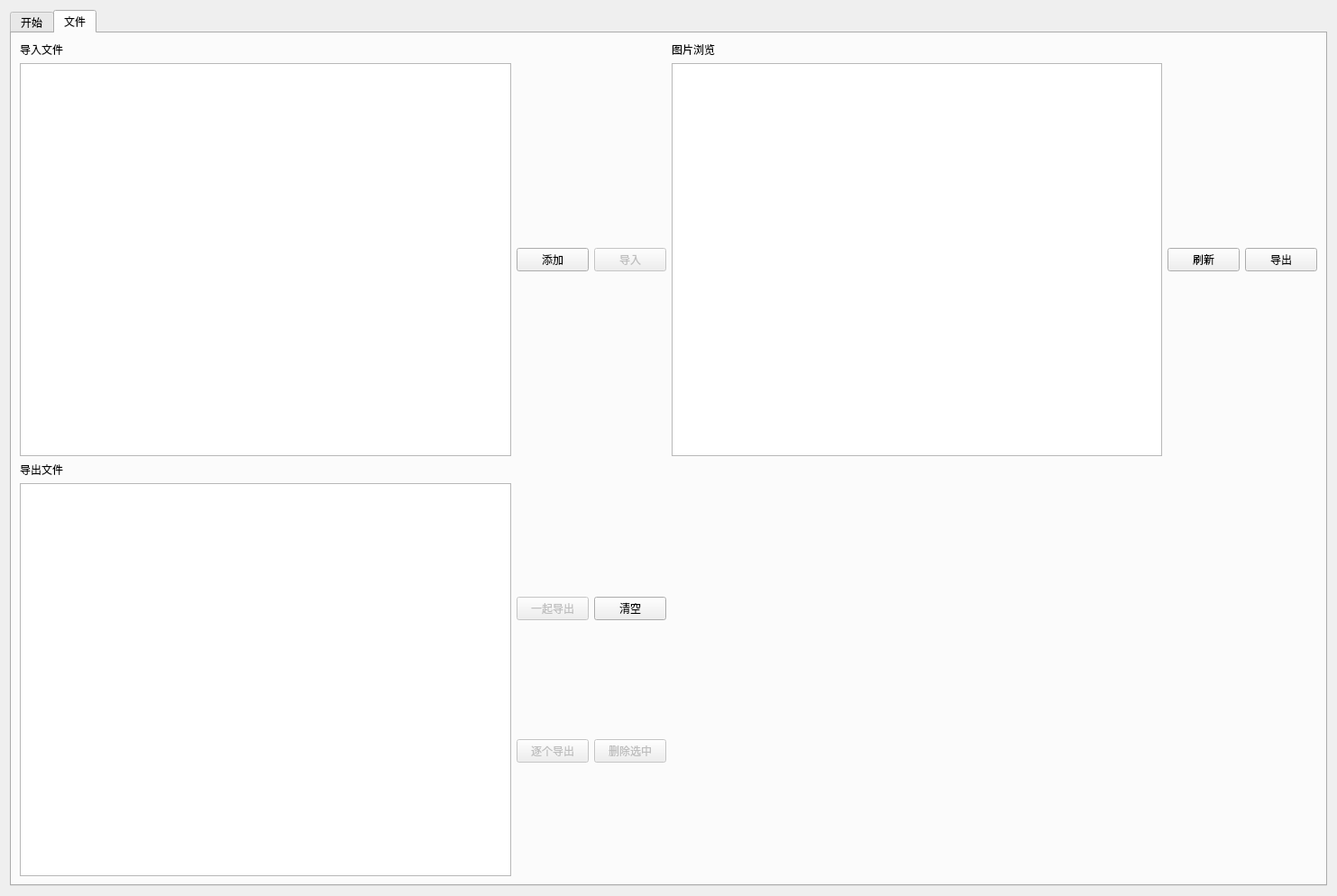
<?xml version="1.0" encoding="UTF-8"?>
<ui version="4.0">
 <class>payWidget</class>
 <widget class="QWidget" name="payWidget">
  <property name="geometry">
   <rect>
    <x>0</x>
    <y>0</y>
    <width>1483</width>
    <height>985</height>
   </rect>
  </property>
  <property name="windowTitle">
   <string>Form</string>
  </property>
  <layout class="QVBoxLayout" name="verticalLayout_2">
   <item>
    <widget class="QTabWidget" name="tabWidget">
     <property name="currentIndex">
      <number>1</number>
     </property>
     <property name="movable">
      <bool>true</bool>
     </property>
     <widget class="QWidget" name="tab">
      <attribute name="title">
       <string>开始</string>
      </attribute>
      <layout class="QHBoxLayout" name="horizontalLayout" stretch="3,7,1">
       <item>
        <layout class="QGridLayout" name="gridLayout" rowstretch="2,0,0,0,0,0,0,0,0,0,0,0,0,0,0">
         <item row="12" column="3">
          <widget class="QCheckBox" name="onlyColored">
           <property name="enabled">
            <bool>false</bool>
           </property>
           <property name="text">
            <string>仅展示上色</string>
           </property>
           <property name="icon">
            <iconset resource="icon.qrc">
             <normaloff>:/icons/8666698_star.png</normaloff>:/icons/8666698_star.png</iconset>
           </property>
           <property name="iconSize">
            <size>
             <width>20</width>
             <height>20</height>
            </size>
           </property>
          </widget>
         </item>
         <item row="10" column="3">
          <widget class="QRadioButton" name="enableMoneySort">
           <property name="text">
            <string>金额降序</string>
           </property>
          </widget>
         </item>
         <item row="4" column="0">
          <widget class="QLabel" name="save">
           <property name="text">
            <string>保存与刷新</string>
           </property>
          </widget>
         </item>
         <item row="6" column="0" colspan="3">
          <widget class="QPushButton" name="grab">
           <property name="text">
            <string>抓取</string>
           </property>
           <property name="icon">
            <iconset resource="icon.qrc">
             <normaloff>:/icons/8666672_camera.png</normaloff>:/icons/8666672_camera.png</iconset>
           </property>
           <property name="iconSize">
            <size>
             <width>20</width>
             <height>20</height>
            </size>
           </property>
          </widget>
         </item>
         <item row="8" column="0">
          <widget class="QLabel" name="dateFilter">
           <property name="text">
            <string>日期筛选:</string>
           </property>
          </widget>
         </item>
         <item row="9" column="3">
          <widget class="QPushButton" name="money">
           <property name="enabled">
            <bool>false</bool>
           </property>
           <property name="text">
            <string>金额</string>
           </property>
           <property name="icon">
            <iconset resource="icon.qrc">
             <normaloff>:/icons/8666589_dollar_sign.png</normaloff>:/icons/8666589_dollar_sign.png</iconset>
           </property>
           <property name="iconSize">
            <size>
             <width>20</width>
             <height>20</height>
            </size>
           </property>
          </widget>
         </item>
         <item row="5" column="3">
          <widget class="QCheckBox" name="showChart">
           <property name="enabled">
            <bool>false</bool>
           </property>
           <property name="text">
            <string>展示统计图</string>
           </property>
           <property name="icon">
            <iconset resource="icon.qrc">
             <normaloff>:/icons/8666539_chart_pie.png</normaloff>:/icons/8666539_chart_pie.png</iconset>
           </property>
           <property name="iconSize">
            <size>
             <width>20</width>
             <height>20</height>
            </size>
           </property>
          </widget>
         </item>
         <item row="13" column="1" colspan="3">
          <widget class="Line" name="line_4">
           <property name="orientation">
            <enum>Qt::Horizontal</enum>
           </property>
          </widget>
         </item>
         <item row="0" column="2" colspan="2">
          <widget class="Line" name="line_8">
           <property name="orientation">
            <enum>Qt::Horizontal</enum>
           </property>
          </widget>
         </item>
         <item row="9" column="1" colspan="2">
          <widget class="QCheckBox" name="enableMoneyFilter">
           <property name="enabled">
            <bool>false</bool>
           </property>
           <property name="text">
            <string>金融</string>
           </property>
          </widget>
         </item>
         <item row="3" column="0" colspan="4">
          <widget class="QTextBrowser" name="analyseResult">
           <property name="minimumSize">
            <size>
             <width>100</width>
             <height>100</height>
            </size>
           </property>
          </widget>
         </item>
         <item row="4" column="1" colspan="3">
          <widget class="Line" name="line_6">
           <property name="orientation">
            <enum>Qt::Horizontal</enum>
           </property>
          </widget>
         </item>
         <item row="6" column="3">
          <widget class="QPushButton" name="tempSave">
           <property name="enabled">
            <bool>false</bool>
           </property>
           <property name="text">
            <string>预存</string>
           </property>
           <property name="icon">
            <iconset resource="icon.qrc">
             <normaloff>:/icons/8666542_save.png</normaloff>:/icons/8666542_save.png</iconset>
           </property>
           <property name="iconSize">
            <size>
             <width>20</width>
             <height>20</height>
            </size>
           </property>
          </widget>
         </item>
         <item row="2" column="2" colspan="2">
          <widget class="Line" name="line_7">
           <property name="orientation">
            <enum>Qt::Horizontal</enum>
           </property>
          </widget>
         </item>
         <item row="14" column="0" colspan="3">
          <widget class="QComboBox" name="historyDataList">
           <item>
            <property name="text">
             <string>1.原始表格</string>
            </property>
           </item>
          </widget>
         </item>
         <item row="11" column="0" colspan="3">
          <widget class="QRadioButton" name="enableDateSort_down">
           <property name="text">
            <string>时间升序</string>
           </property>
          </widget>
         </item>
         <item row="11" column="3">
          <widget class="QRadioButton" name="enableMoneySort_down">
           <property name="text">
            <string>金额升序</string>
           </property>
          </widget>
         </item>
         <item row="0" column="0">
          <widget class="QLabel" name="label_2">
           <property name="text">
            <string>数据表格</string>
           </property>
          </widget>
         </item>
         <item row="7" column="0">
          <widget class="QLabel" name="filter">
           <property name="text">
            <string>过滤器</string>
           </property>
          </widget>
         </item>
         <item row="8" column="1" colspan="2">
          <widget class="QCheckBox" name="enableDateFilter">
           <property name="enabled">
            <bool>false</bool>
           </property>
           <property name="text">
            <string>日期</string>
           </property>
          </widget>
         </item>
         <item row="9" column="0">
          <widget class="QLabel" name="moneyFilter">
           <property name="text">
            <string>金额筛选:</string>
           </property>
          </widget>
         </item>
         <item row="5" column="0" colspan="3">
          <widget class="QPushButton" name="analyse">
           <property name="enabled">
            <bool>false</bool>
           </property>
           <property name="text">
            <string>分析</string>
           </property>
           <property name="icon">
            <iconset resource="icon.qrc">
             <normaloff>:/icons/8666712_align_left.png</normaloff>:/icons/8666712_align_left.png</iconset>
           </property>
           <property name="iconSize">
            <size>
             <width>20</width>
             <height>20</height>
            </size>
           </property>
          </widget>
         </item>
         <item row="2" column="0" colspan="2">
          <widget class="QLabel" name="label_3">
           <property name="text">
            <string>统计分析结果</string>
           </property>
          </widget>
         </item>
         <item row="12" column="0" colspan="3">
          <widget class="QPushButton" name="apply">
           <property name="enabled">
            <bool>false</bool>
           </property>
           <property name="text">
            <string>应用</string>
           </property>
           <property name="icon">
            <iconset resource="icon.qrc">
             <normaloff>:/icons/8666771_filter_funnel.png</normaloff>:/icons/8666771_filter_funnel.png</iconset>
           </property>
           <property name="iconSize">
            <size>
             <width>20</width>
             <height>20</height>
            </size>
           </property>
          </widget>
         </item>
         <item row="7" column="1" colspan="3">
          <widget class="Line" name="line_5">
           <property name="orientation">
            <enum>Qt::Horizontal</enum>
           </property>
          </widget>
         </item>
         <item row="10" column="0" colspan="3">
          <widget class="QRadioButton" name="enableDateSort">
           <property name="text">
            <string>时间降序</string>
           </property>
          </widget>
         </item>
         <item row="14" column="3">
          <widget class="QLineEdit" name="nameLineEdit">
           <property name="placeholderText">
            <string>数据表名称</string>
           </property>
          </widget>
         </item>
         <item row="13" column="0">
          <widget class="QLabel" name="history_label">
           <property name="text">
            <string>历史表格</string>
           </property>
          </widget>
         </item>
         <item row="8" column="3">
          <widget class="QPushButton" name="date">
           <property name="enabled">
            <bool>false</bool>
           </property>
           <property name="text">
            <string>日期</string>
           </property>
           <property name="icon">
            <iconset resource="icon.qrc">
             <normaloff>:/icons/8666750_calendar_schedule.png</normaloff>:/icons/8666750_calendar_schedule.png</iconset>
           </property>
           <property name="iconSize">
            <size>
             <width>20</width>
             <height>20</height>
            </size>
           </property>
          </widget>
         </item>
         <item row="1" column="0" colspan="4">
          <widget class="QTableWidget" name="tableWidget">
           <property name="minimumSize">
            <size>
             <width>100</width>
             <height>450</height>
            </size>
           </property>
           <column>
            <property name="text">
             <string>接收方</string>
            </property>
           </column>
           <column>
            <property name="text">
             <string>发送方</string>
            </property>
           </column>
           <column>
            <property name="text">
             <string>金额</string>
            </property>
           </column>
           <column>
            <property name="text">
             <string>时间</string>
            </property>
           </column>
          </widget>
         </item>
        </layout>
       </item>
       <item>
        <layout class="QGridLayout" name="gridLayout_2">
         <item row="2" column="1">
          <widget class="QLabel" name="label_4">
           <property name="text">
            <string>交易金额图</string>
           </property>
          </widget>
         </item>
         <item row="5" column="1" colspan="2">
          <widget class="GraphWidget" name="graphicsView"/>
         </item>
         <item row="2" column="2">
          <widget class="Line" name="line_9">
           <property name="orientation">
            <enum>Qt::Horizontal</enum>
           </property>
          </widget>
         </item>
         <item row="6" column="1">
          <widget class="QCheckBox" name="message">
           <property name="text">
            <string>点击自动弹出点结点信息</string>
           </property>
           <property name="icon">
            <iconset resource="icon.qrc">
             <normaloff>:/icons/8666540_branch_git.png</normaloff>:/icons/8666540_branch_git.png</iconset>
           </property>
          </widget>
         </item>
         <item row="6" column="2">
          <widget class="QPushButton" name="pushButton_3">
           <property name="enabled">
            <bool>false</bool>
           </property>
           <property name="text">
            <string>历史记录中记录点的信息</string>
           </property>
           <property name="icon">
            <iconset resource="icon.qrc">
             <normaloff>:/icons/8666568_up_left_corner.png</normaloff>:/icons/8666568_up_left_corner.png</iconset>
           </property>
          </widget>
         </item>
        </layout>
       </item>
       <item>
        <layout class="QGridLayout" name="gridLayout_4">
         <item row="0" column="0">
          <widget class="QLabel" name="label_5">
           <property name="text">
            <string>历史记录</string>
           </property>
          </widget>
         </item>
         <item row="0" column="1">
          <widget class="Line" name="line_10">
           <property name="orientation">
            <enum>Qt::Horizontal</enum>
           </property>
          </widget>
         </item>
         <item row="1" column="0" colspan="2">
          <widget class="QTextBrowser" name="history"/>
         </item>
         <item row="2" column="0" colspan="2">
          <widget class="QPushButton" name="pushButton">
           <property name="text">
            <string>退出</string>
           </property>
           <property name="icon">
            <iconset resource="icon.qrc">
             <normaloff>:/icons/8666571_out_log.png</normaloff>:/icons/8666571_out_log.png</iconset>
           </property>
          </widget>
         </item>
        </layout>
       </item>
      </layout>
     </widget>
     <widget class="QWidget" name="tab_5">
      <attribute name="title">
       <string>文件</string>
      </attribute>
      <layout class="QGridLayout" name="gridLayout_3">
       <item row="0" column="0">
        <widget class="QLabel" name="Input_label">
         <property name="text">
          <string>导入文件</string>
         </property>
        </widget>
       </item>
       <item row="0" column="1">
        <widget class="QLabel" name="label">
         <property name="text">
          <string>图片浏览</string>
         </property>
        </widget>
       </item>
       <item row="1" column="0">
        <layout class="QHBoxLayout" name="horizontalLayout_5">
         <item>
          <widget class="QListWidget" name="Input_listWidget"/>
         </item>
         <item>
          <layout class="QGridLayout" name="gridLayout_6">
           <item row="0" column="0">
            <widget class="QPushButton" name="addfile">
             <property name="enabled">
              <bool>true</bool>
             </property>
             <property name="text">
              <string>添加</string>
             </property>
             <property name="icon">
              <iconset resource="icon.qrc">
               <normaloff>:/icons/8666650_plus_file.png</normaloff>:/icons/8666650_plus_file.png</iconset>
             </property>
            </widget>
           </item>
           <item row="0" column="1">
            <widget class="QPushButton" name="importfile">
             <property name="enabled">
              <bool>false</bool>
             </property>
             <property name="text">
              <string>导入</string>
             </property>
             <property name="icon">
              <iconset resource="icon.qrc">
               <normaloff>:/icons/8666778_down_save_download.png</normaloff>:/icons/8666778_down_save_download.png</iconset>
             </property>
            </widget>
           </item>
          </layout>
         </item>
        </layout>
       </item>
       <item row="1" column="1">
        <layout class="QHBoxLayout" name="horizontalLayout_2">
         <item>
          <widget class="QListWidget" name="OutputImages_listWidget"/>
         </item>
         <item>
          <layout class="QGridLayout" name="gridLayout_12">
           <item row="0" column="1">
            <widget class="QPushButton" name="importfile_5">
             <property name="text">
              <string>导出</string>
             </property>
             <property name="icon">
              <iconset resource="icon.qrc">
               <normaloff>:/icons/8666724_upload.png</normaloff>:/icons/8666724_upload.png</iconset>
             </property>
            </widget>
           </item>
           <item row="0" column="0">
            <widget class="QPushButton" name="refresh">
             <property name="enabled">
              <bool>true</bool>
             </property>
             <property name="text">
              <string>刷新</string>
             </property>
             <property name="icon">
              <iconset resource="icon.qrc">
               <normaloff>:/icons/8666728_cw_refresh.png</normaloff>:/icons/8666728_cw_refresh.png</iconset>
             </property>
            </widget>
           </item>
          </layout>
         </item>
        </layout>
       </item>
       <item row="2" column="0">
        <widget class="QLabel" name="Output_label">
         <property name="text">
          <string>导出文件</string>
         </property>
        </widget>
       </item>
       <item row="3" column="0">
        <layout class="QHBoxLayout" name="horizontalLayout_6">
         <item>
          <widget class="QListWidget" name="Output_listWidget"/>
         </item>
         <item>
          <layout class="QGridLayout" name="gridLayout_7">
           <item row="0" column="0">
            <widget class="QPushButton" name="outputFile">
             <property name="enabled">
              <bool>false</bool>
             </property>
             <property name="text">
              <string>一起导出</string>
             </property>
             <property name="icon">
              <iconset resource="icon.qrc">
               <normaloff>:/icons/8666724_upload.png</normaloff>:/icons/8666724_upload.png</iconset>
             </property>
            </widget>
           </item>
           <item row="1" column="0">
            <widget class="QPushButton" name="sigle_outputFile">
             <property name="enabled">
              <bool>false</bool>
             </property>
             <property name="text">
              <string>逐个导出</string>
             </property>
             <property name="icon">
              <iconset resource="icon.qrc">
               <normaloff>:/icons/8666724_upload.png</normaloff>:/icons/8666724_upload.png</iconset>
             </property>
            </widget>
           </item>
           <item row="1" column="1">
            <widget class="QPushButton" name="outputDelete_pushButton">
             <property name="enabled">
              <bool>false</bool>
             </property>
             <property name="text">
              <string>删除选中</string>
             </property>
             <property name="icon">
              <iconset resource="icon.qrc">
               <normaloff>:/icons/8666595_x.png</normaloff>:/icons/8666595_x.png</iconset>
             </property>
            </widget>
           </item>
           <item row="0" column="1">
            <widget class="QPushButton" name="clear_output">
             <property name="text">
              <string>清空</string>
             </property>
             <property name="icon">
              <iconset resource="icon.qrc">
               <normaloff>:/icons/8666597_trash_2.png</normaloff>:/icons/8666597_trash_2.png</iconset>
             </property>
            </widget>
           </item>
          </layout>
         </item>
        </layout>
       </item>
       <item row="3" column="1">
        <widget class="QLabel" name="imageShow">
         <property name="text">
          <string/>
         </property>
        </widget>
       </item>
      </layout>
     </widget>
    </widget>
   </item>
  </layout>
 </widget>
 <customwidgets>
  <customwidget>
   <class>GraphWidget</class>
   <extends>QGraphicsView</extends>
   <header>graphwidget.h</header>
  </customwidget>
 </customwidgets>
 <resources>
  <include location="icon.qrc"/>
 </resources>
 <connections/>
</ui>
